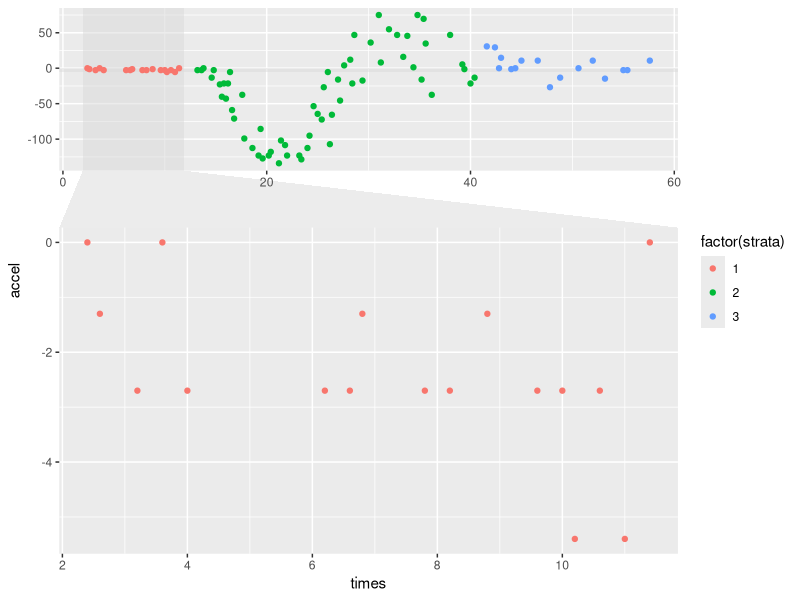

Source code (R):
## STEP 1: LOAD PACKAGES
library(ggforce)
library(ggplot2)
## STEP 2: DRAW FACET USING facet_zoom()
ggplot(data = boot::motor, 
       aes(x = times, y = accel)) + 
  geom_point(aes(color = factor(strata))) +
  facet_zoom(xy = factor(strata) == 1,
             horizontal = F)